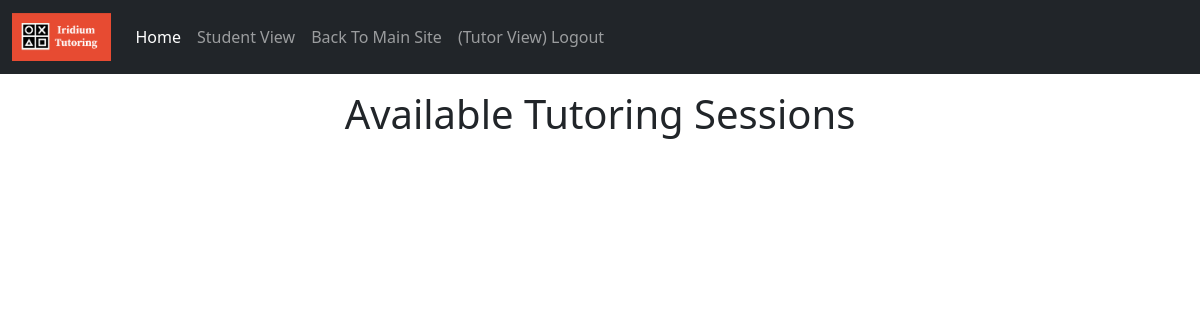
/tutoring_student/tutorPortal (signed in), run on an earlier commit of the app's database.
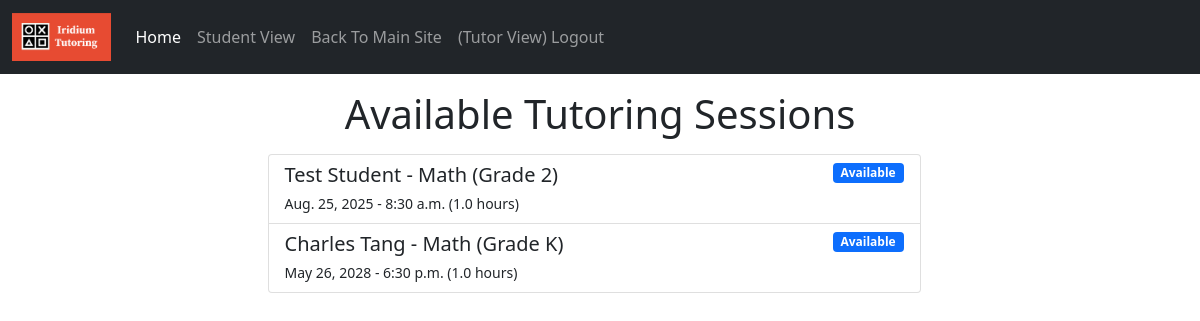
And on a later commit of the database.
### tutoring_student/models.py (models this page shows, shortened)
class TutoringSession(models.Model):
    date = models.DateField("Date of Session")
    time = models.TimeField("Time of Session")
    duration = models.DecimalField("Duration of Session (Hours)", max_digits = 2, decimal_places = 1, validators=[MaxValueValidator(1.5)] )
    subject = models.CharField(max_length=100)
    description = models.TextField("Further Description of Student Needs")
    gradeLevel = models.CharField(max_length=100)
    preferredPlatform = models.CharField(default="Zoom", max_length=100)
    student = models.ForeignKey(Student, on_delete=models.CASCADE)
    tutor = models.ForeignKey(Tutor, on_delete=models.CASCADE, null=True)
    def was_in_the_past(self):
        return self.date < timezone.now().date()

class Student(models.Model):
    user = models.OneToOneField(User, on_delete=models.CASCADE)
    studentName = models.CharField(max_length=100)
    email = models.EmailField("Email Address")
    password = models.CharField(max_length=100, default="123456")
    phone = models.CharField(max_length=15, null=True)
    location = models.CharField(max_length=100, null=True)
    howDidYouHear = models.CharField(max_length=100, null=True)
    additionalComments = models.TextField(null=True)

### tutoring_student/views.py (the view)
# urls.py: path("tutorPortal", views.tutorView, name="tutorView"),
def tutorView(request):
    tutoringSessionList = TutoringSession.objects.order_by("date")
    email = request.POST.get("email", "").strip()
    password = request.POST.get("password", "").strip()
    error = ""
    user = TutorBackend().authenticate(request, email=email, password=password)
    if user:
        login(request, user, backend="tutoring_student.backends.TutorBackend")
    elif email == "" and password == "":
        error = "Enter your tutor credentials"
    elif email != "" and password != "":
        error = "Invalid email or password"
    tutor = None
    if check_tutor(user) or (check_tutor(request.user)):
        tutor = Tutor.objects.get(user=request.user)
    context = {
        "tutoringSessionList": tutoringSessionList,
        "user": check_tutor(request.user),
        "error": error,
        "tutor": tutor,
    }
    return render(request, "tutoring_student/tutorView.html", context)

### tutoring_student/views.py (called while the page is built)
def check_tutor(user):
    if user is None or not user.is_authenticated:
        return False
    else:
        try:
            tutor = Tutor.objects.get(user=user)
            if tutor is not None:
                return True
            else:
                return False
        except Tutor.DoesNotExist:
            return False

### tutoring_student/templates/tutoring_student/tutorView.html (shortened to what this page needs)
<!DOCTYPE html>
<html>
  <head>
    <link
      href="https://cdn.jsdelivr.net/npm/bootstrap@5.0.2/dist/css/bootstrap.min.css"
      rel="stylesheet"
    />
  </head>
  <body>
    {% load static %}
    <nav class="navbar navbar-expand-lg navbar-dark bg-dark">
      <div class="container-fluid">
        <a class="navbar-brand" href="https://www.iridiumtutoring.org"><img src="{% static 'tutoring_student/images/iridiumbannerheader.png' %}" class="img-fluid" style="height: 3rem" alt="Iridium Tutoring Logo" /></a>
        <div class="collapse navbar-collapse" id="navbarNavAltMarkup">
          <div class="navbar-nav">
            <a class="nav-link active" aria-current="page" href="#">Home</a>
            <a class="nav-link" href="{% url 'tutoring_student:index' %}">Student View</a>
            <a class="nav-link" href="https://www.iridiumtutoring.org">Back To Main Site</a>
            {% if user %}
            <a class="nav-link ms-auto" href="{% url 'tutoring_student:tutor_logout' %}">(Tutor View) Logout</a>
            {% endif %}
         </div>
        </div>
      </div>
    </nav>
    {% if user %}
    <div class="container mt-3">
      <h1 class="text-center">Available Tutoring Sessions</h1>
      <div class="row justify-content-md-center mt-3 mb-3">
        <div class="col"> </div>
      {% if tutoringSessionList %}
      <div class="list-group col-7">
        {% for session in tutoringSessionList %}
        {% if not session.was_in_the_past %}
          <a href="{% url 'tutoring_student:session_details' session.id %}" class="list-group-item list-group-item-action"
            ><div class="d-flex w-100 justify-content-between">
              <h5 class="mb-1">{{session.student.studentName}} - {{session.subject}} (Grade {{session.gradeLevel}})</h5>
              {% if session.tutor %}
              <span class="badge bg-secondary align-self-start">Taken</span>
              {% else %}
              <span class="badge bg-primary align-self-start">Available</span>
              {% endif %}
            </div>
              <small>{{session.date}} - {{session.time}} ({{session.duration}} hours)</small>
          </a>
        {% endif %} {% endfor %}
      </div>
      {% endif %}
      <div class="col"> </div>
    </div>
    </div>
    {% endif %}
</body>
</html>

What changed in the data, as far as the page shows it:
added TutoringSession: student.studentName "Test Student", subject "Math", gradeLevel "2", shows "Available", date "Aug. 25, 2025", time "8:30 a.m.", duration "1.0"
added TutoringSession: student.studentName "Charles Tang", subject "Math", gradeLevel "K", shows "Available", date "May 26, 2028", time "6:30 p.m.", duration "1.0"
